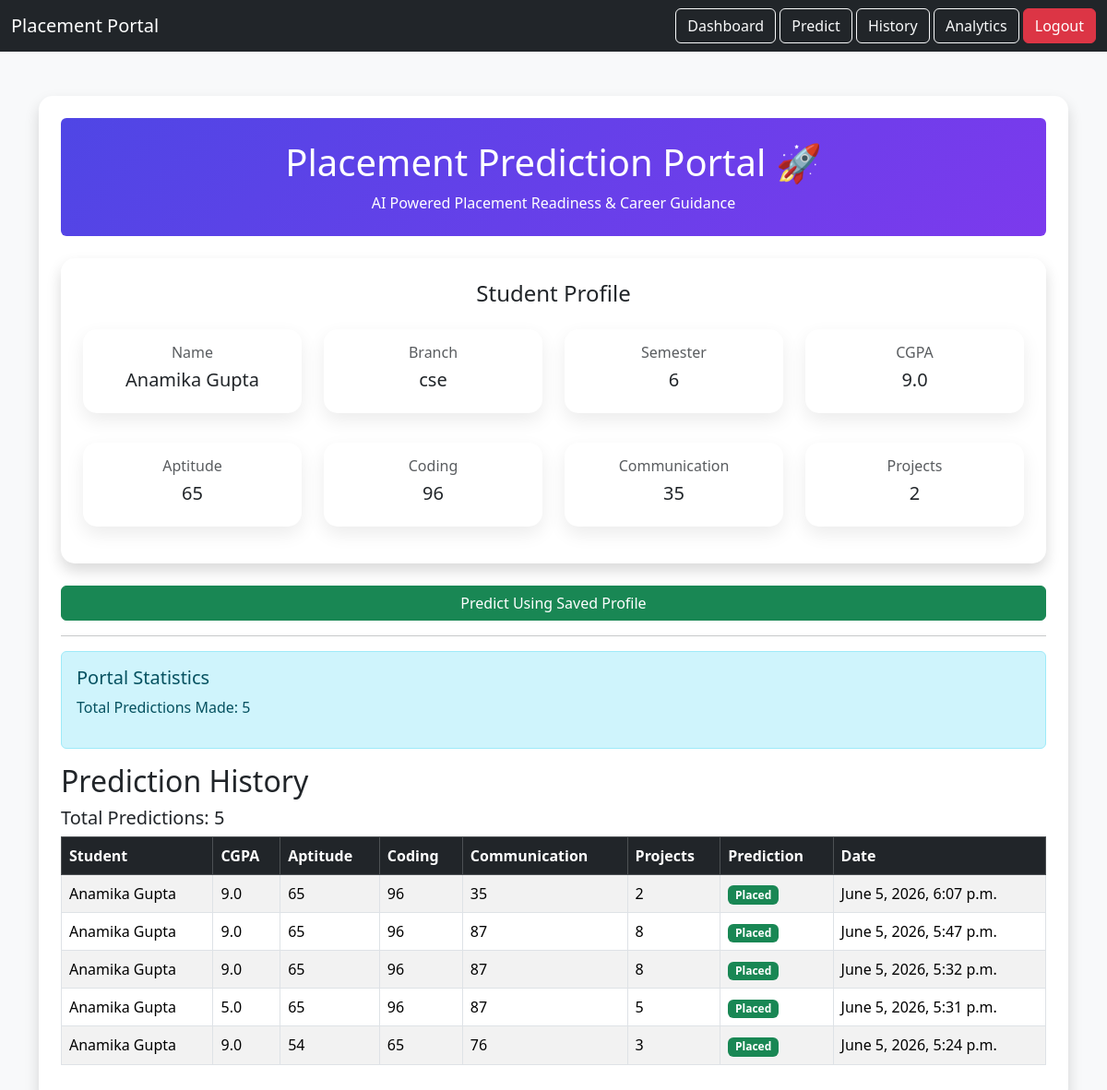
Before: /predict/ (signed in) with the older database file.
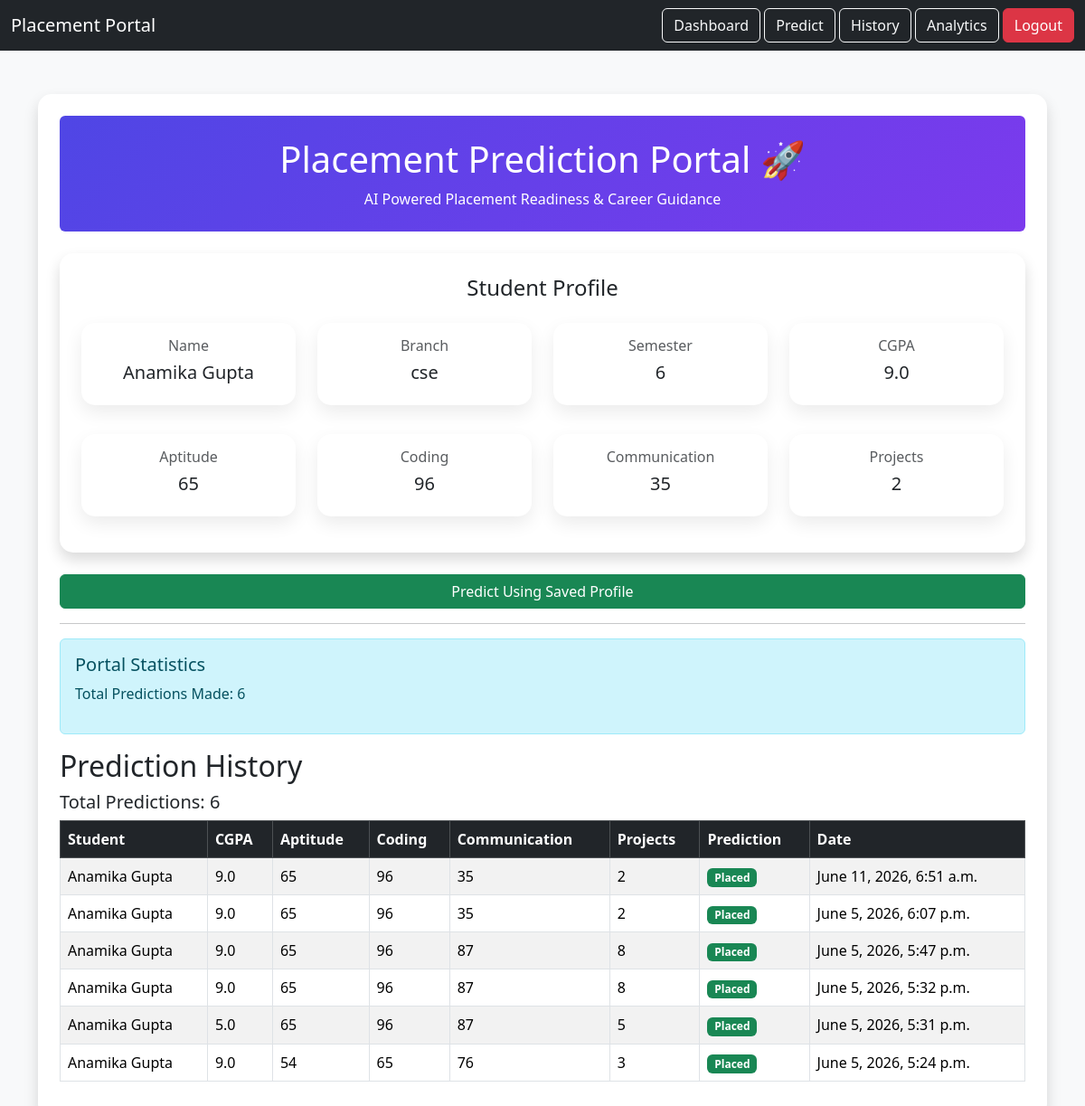
After: the same page with the newer database file.
### students/models.py (models this page shows, shortened)
class PredictionHistory(models.Model):
    student = models.ForeignKey(
        Student,
        on_delete=models.CASCADE
    )
    cgpa = models.FloatField()
    aptitude = models.IntegerField()
    coding = models.IntegerField()
    communication = models.IntegerField()
    projects = models.IntegerField()
    prediction = models.CharField(max_length=20)
    created_at = models.DateTimeField(auto_now_add=True)

class Student(models.Model):
    user = models.OneToOneField(
        User,
        on_delete=models.CASCADE,
        null=True,
        blank=True
    )
    name = models.CharField(max_length=100)
    email = models.EmailField(unique=True)
    password = models.CharField(max_length=100)
    branch = models.CharField(max_length=50, blank=True)
    semester = models.IntegerField(default=1)
    cgpa = models.FloatField(default=0)
    aptitude = models.IntegerField(default=0)
    coding = models.IntegerField(default=0)
    communication = models.IntegerField(default=0)
    projects = models.IntegerField(default=0)

### students/views.py (the view, shortened to what this page needs)
# urls.py: path('predict/', views.predict, name='predict'),
def predict(request):
    student = Student.objects.filter(
        user=request.user
    ).first()
    result_text = None
    guidance = None
    readiness_score = None
    placement_probability = None
    history = PredictionHistory.objects.filter(
        student=student
    ).order_by(
        '-created_at'
    )
    return render(
        request,
        'predict.html',
        {
            'student': student,
            'result': result_text,
            'history': history,
            'guidance': guidance,
            'readiness_score': readiness_score,
            'placement_probability': placement_probability,
        }
    )

### templates/predict.html (shortened to what the changed rows need)
<!DOCTYPE html>
<html>
<head>
    <link href="https://cdn.jsdelivr.net/npm/bootstrap@5.3.3/dist/css/bootstrap.min.css"
          rel="stylesheet">
</head>
<body class="bg-light">
<div class="container mt-5">
    <div class="card shadow p-4">
        <div class="text-center mb-4 p-4 rounded"
     style="background:linear-gradient(135deg,#4f46e5,#7c3aed);color:white;">
    <h1>
        Placement Prediction Portal 🚀
    </h1>
    <p class="mb-0">
    </p>
</div>
       <div class="card shadow p-4 mb-4">
    <h4 class="text-center mb-4">
    </h4>
    <div class="row text-center">
    </div>
    <div class="row text-center mt-3">
    </div>
</div>
        <form method="post">
            <button type="submit"
                    class="btn btn-success w-100">
            </button>
        </form>
        <hr>
        <div class="alert alert-info">
            <h5>
                Portal Statistics
            </h5>
            <p>
                Total Predictions Made:
                {{ history|length }}
            </p>
        </div>
        <h2>
            Prediction History
        </h2>
        <h5>
            Total Predictions:
            {{ history|length }}
        </h5>
        <table class="table table-bordered table-striped">
            <thead class="table-dark">
                <tr>
                    <th>Student</th>
                    <th>CGPA</th>
                    <th>Aptitude</th>
                    <th>Coding</th>
                    <th>Communication</th>
                    <th>Projects</th>
                    <th>Prediction</th>
                    <th>Date</th>
                </tr>
            </thead>
            <tbody>
                {% for item in history %}
                <tr>
                    <td>{{ item.student.name }}</td>
                    <td>{{ item.cgpa }}</td>
                    <td>{{ item.aptitude }}</td>
                    <td>{{ item.coding }}</td>
                    <td>{{ item.communication }}</td>
                    <td>{{ item.projects }}</td>
                    <td>
                        {% if item.prediction == "Placed" %}
                        <span class="badge bg-success">
                            Placed
                        </span>
                        {% else %}
                        <span class="badge bg-danger">
                            Not Placed
                        </span>
                        {% endif %}
                    </td>
                    <td>{{ item.created_at }}</td>
                </tr>
                {% empty %}
                <tr>
                    <td colspan="8" class="text-center">
                        No Prediction History Found
                    </td>
                </tr>
                {% endfor %}
            </tbody>
        </table>
    </div>
</div>
</body>
</html>

Changed rows visible on the page:
added PredictionHistory: student.name "Anamika Gupta", cgpa "9.0", aptitude "65", coding "96", communication "35", projects "2", prediction "Placed", created_at "June 11, 2026, 6:51 a.m."
Other visible differences:
{{ history|length }}: "5" → "6"
